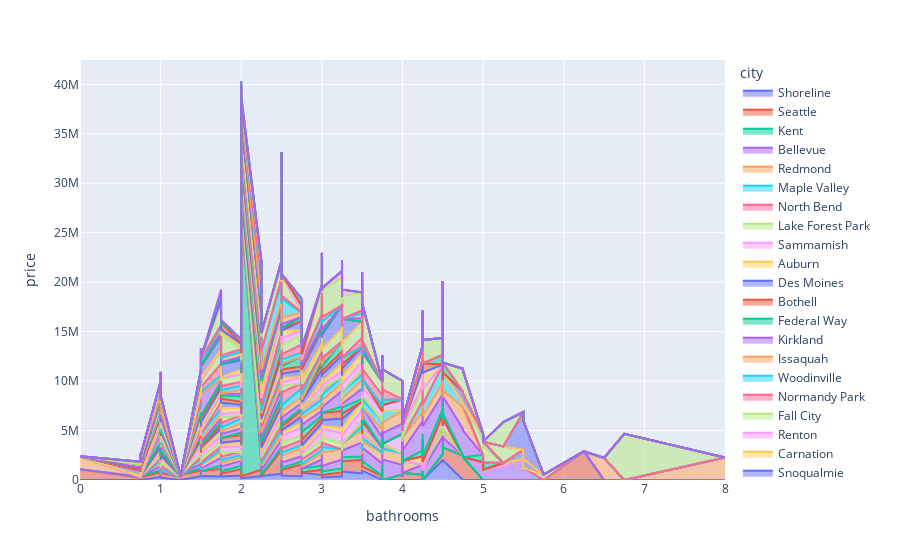

Write notebook code for a chart like this one.
### Markdown cell above
La función area() permite crear un gráfico de área ampliada. La áreas llenas de un valor pertenecen al parámetro line_group.

### Code cell
figura_1 = px.area(df,x="bathrooms",y="price", color="city",line_group="country")
figura_1.show()

### Figure 1 — Plotly figure (JSON) as saved in the notebook; plotly's stock layout.template omitted (floating-point values rounded to 4 significant figures; data arrays with more than 128 entries replaced by an {"elided": "..."} marker saying what was removed)
{"data": [{"hovertemplate": "city=Shoreline<br>country=USA<br>bathrooms=%{x}<br>price=%{y}<extra></extra>", "legendgroup": "Shoreline", "line": {"color": "#636efa"}, "marker": {"symbol": "circle"}, "mode": "lines", "name": "Shoreline", "orientation": "v", "showlegend": true, "stackgroup": "1", "type": "scatter", "x": [1.5, 2.5, 1, 1.75, 1.75, 1, 1.5, 3.5, 2.5, 2.5, 2.25, 1.5, 1, 2, 2.5, 1.75, 2.5, 1.75, 2.5, 1, 1, 1, 1.75, 1, 2, 1, 3.25, 2.75, 2.5, 1.75, 1, 1, 1.75, 2.5, 3.25, 2.75, 1.75, 1, 2.5, 2.5, 1, 1.75, 2.25, 1, 1.75, 1, 1, 1, 3.5, 3, 1, 1, 2.5, 4.5, 3, 2.25, 1.75, 2.5, 1.75, 1.5, 1, 1, 1.75, 2, 2.5, 2.5, 2, 1.75, 1, 2.5, 1.75, 2.5, 2.5, 1.75, 2.5, 2, 2.25, 3, 2.75, 1, 1, 1.75, 1, 2.5, 1, 1, 1, 2, 1, 1, 1.75, 2.5, 1, 1, 1, 1, 1, 1, 1, 1, 1, 1.75, 1, 3, 2.5, 1, 1.75, 2.25, 2.75, 1, 1.75, 2.25, 2.5, 2.75, 1, 1.5, 1.75, 3.25, 2, 1, 1, 1, 1], "xaxis": "x", "y": [313000, 625000, 308500, 400000, 379950, 250000, 367500, 655500, 510000, 492000, 405000, 341000, 339000, 449500, 464000, 370000, 543000, 364000, 930000, 310000, 267800, 300000, 375000, 400000, 240000, 282613, 379950, 366500, 475000, 1000000, 268500, 299950, 372500, 668750, 970000, 430000, 377691, 350000, 355300, 370000, 360000, 405000, 415000, 255000, 313000, 254000, 299000, 305000, 941500, 500000, 324950, 275000, 415000, 2005000, 395000, 680000, 360000, 805000, 345000, 380000, 310000, 307000, 359950, 371500, 515000, 465000, 465250, 381000, 304000, 1735000, 506000, 345000, 375000, 540000, 469000, 352450, 400000, 337000, 420000, 299995, 275000, 350000, 291500, 494000, 290000, 275000, 300000, 304000, 336500, 325000, 360000, 400000, 233000, 349000, 299900, 275500, 285000, 300000, 300000, 370000, 349810, 492650, 260000, 265000, 475000, 300000, 355000, 400000, 340000, 295950, 373000, 410000, 458400, 749950, 295000, 415000, 352500, 850000, 176225, 282500.0, 229600.0, 282500.0, 229600.0], "yaxis": "y"}, {"hovertemplate": "city=Seattle<br>country=USA<br>bathrooms=%{x}<br>price=%{y}<extra></extra>", "legendgroup": "Seattle", "line": {"color": "#EF553B"}, "marker": {"symbol": "circle"}, "mode": "lines", "name": "Seattle", "orientation": "v", "showlegend": true, "stackgroup": "1", "type": "scatter", "x": {"elided": "1573 float values"}, "xaxis": "x", "y": {"elided": "1573 float values"}, "yaxis": "y"}, {"hovertemplate": "city=Kent<br>country=USA<br>bathrooms=%{x}<br>price=%{y}<extra></extra>", "legendgroup": "Kent", "line": {"color": "#00cc96"}, "marker": {"symbol": "circle"}, "mode": "lines", "name": "Kent", "orientation": "v", "showlegend": true, "stackgroup": "1", "type": "scatter", "x": {"elided": "185 float values"}, "xaxis": "x", "y": {"elided": "185 float values"}, "yaxis": "y"}, {"hovertemplate": "city=Bellevue<br>country=USA<br>bathrooms=%{x}<br>price=%{y}<extra></extra>", "legendgroup": "Bellevue", "line": {"color": "#ab63fa"}, "marker": {"symbol": "circle"}, "mode": "lines", "name": "Bellevue", "orientation": "v", "showlegend": true, "stackgroup": "1", "type": "scatter", "x": {"elided": "286 float values"}, "xaxis": "x", "y": {"elided": "286 float values"}, "yaxis": "y"}, {"hovertemplate": "city=Redmond<br>country=USA<br>bathrooms=%{x}<br>price=%{y}<extra></extra>", "legendgroup": "Redmond", "line": {"color": "#FFA15A"}, "marker": {"symbol": "circle"}, "mode": "lines", "name": "Redmond", "orientation": "v", "showlegend": true, "stackgroup": "1", "type": "scatter", "x": {"elided": "235 float values"}, "xaxis": "x", "y": {"elided": "235 float values"}, "yaxis": "y"}, {"hovertemplate": "city=Maple Valley<br>country=USA<br>bathrooms=%{x}<br>price=%{y}<extra></extra>", "legendgroup": "Maple Valley", "line": {"color": "#19d3f3"}, "marker": {"symbol": "circle"}, "mode": "lines", "name": "Maple Valley", "orientation": "v", "showlegend": true, "stackgroup": "1", "type": "scatter", "x": [2.5, 3, 2.75, 2.5, 2.5, 2.5, 2.5, 2.25, 2.25, 1, 2.5, 2.5, 1, 2.5, 2, 2.5, 2.5, 2, 3, 2.5, 2.25, 2.5, 2.25, 2.5, 1.75, 1.75, 2.5, 2.5, 2, 1, 2, 2.5, 2, 2.5, 2.5, 2.5, 2.5, 2.5, 2.5, 2.75, 2.5, 2.5, 2.5, 2.75, 1.75, 2.5, 2.5, 3, 2.5, 2.5, 2.5, 2.5, 2, 2.5, 2.5, 1.75, 2, 2, 2.5, 2.25, 2.5, 2.5, 2, 2.5, 2.5, 3, 2.5, 2.5, 2.5, 2.5, 2.5, 1.75, 1.75, 1.75, 2.5, 2.5, 2.5, 3.5, 2.5, 2.5, 2.5, 2.25, 2.25, 2.5, 2.5, 2.5, 2.5, 2.75, 2.5, 1.75, 2.5, 2.75, 1, 1.75, 2.5, 2.5], "xaxis": "x", "y": [482000, 287200, 309950, 275000, 375000, 225000, 320000, 410000, 302000, 110000, 383000, 317000, 215000, 350000, 250000, 314000, 339000, 241000, 380000, 426000, 350000, 329900, 332500, 275000, 258000, 245000, 295000, 312900, 254000, 175000, 503000, 525000, 275000, 298000, 312000, 363990, 485000, 297500, 355500, 376000, 343000, 609900, 269000, 392000, 290000, 248000, 324900, 540000, 385000, 375000, 250000, 322500, 242000, 315000, 360000, 520000, 470000, 218000, 371000, 330000, 448000, 589950, 285000, 320000, 246500, 555000, 320000, 355000, 725000, 394000, 465000, 230000, 314500, 263000, 397500, 449000, 345000, 357500, 321000, 417838, 329950, 275250, 274500, 288000, 296475, 351999, 410000, 355000, 360000, 263000, 265000, 236000, 108300.0, 269200.0, 0, 315400.0], "yaxis": "y"}, {"hovertemplate": "city=North Bend<br>country=USA<br>bathrooms=%{x}<br>price=%{y}<extra></extra>", "legendgroup": "North Bend", "line": {"color": "#FF6692"}, "marker": {"symbol": "circle"}, "mode": "lines", "name": "North Bend", "orientation": "v", "showlegend": true, "stackgroup": "1", "type": "scatter", "x": [2.5, 1.5, 2.5, 1.75, 1.75, 1, 2.5, 2.5, 2.5, 3.5, 2.5, 2, 2, 1.75, 1.75, 1.75, 2.75, 2.5, 2.25, 1, 3, 2, 3.75, 2.5, 2.75, 1, 1.5, 2.5, 2.75, 1.75, 2.5, 1.75, 2.5, 2.5, 1, 2.5, 2, 1, 2, 2.75, 2.5, 1, 2.75, 2.75, 2.5, 1.75, 2.25, 2.5, 3.5, 2.25], "xaxis": "x", "y": [452500, 275000, 459990, 280000, 251000, 280000, 437500, 275000, 280000, 480000, 429000, 320000, 295000, 399500, 372000, 425000, 499431, 471000, 440000, 295000, 427874, 310000, 492000, 471000, 533112, 276900, 240000, 450000, 845000, 309212, 427000, 455000, 378000, 397000, 280000, 379000, 356000, 286000, 320000, 483453, 598000, 307000, 499990, 475000, 391500, 370000, 383000, 449990, 696000, 274300.0], "yaxis": "y"}, {"hovertemplate": "city=Lake Forest Park<br>country=USA<br>bathrooms=%{x}<br>price=%{y}<extra></extra>", "legendgroup": "Lake Forest Park", "line": {"color": "#B6E880"}, "marker": {"symbol": "circle"}, "mode": "lines", "name": "Lake Forest Park", "orientation": "v", "showlegend": true, "stackgroup": "1", "type": "scatter", "x": [1.75, 5.75, 2.25, 1.75, 2.5, 2.75, 2.5, 2.25, 1.75, 2.75, 3, 1.75, 1.5, 1.5, 1.75, 1.5, 1.5, 2.25, 2.75, 2.5, 1.75, 1.75, 3.25, 1.5, 2.5, 1, 2.5, 1.5, 3, 2.5, 2.25, 2.25, 2.5, 2.25, 3.25, 2], "xaxis": "x", "y": [463000, 540000, 565000, 405000, 575000, 440000, 503000, 430000, 432000, 475000, 569000, 470000, 375500, 381000, 350000, 405000, 260000, 554000, 410000, 510000, 790000, 389800, 600000, 450000, 460000, 285000, 440000, 450000, 537000, 755000, 560000, 445800, 590000, 280000, 0, 0], "yaxis": "y"}, {"hovertemplate": "city=Sammamish<br>country=USA<br>bathrooms=%{x}<br>price=%{y}<extra></extra>", "legendgroup": "Sammamish", "line": {"color": "#FF97FF"}, "marker": {"symbol": "circle"}, "mode": "lines", "name": "Sammamish", "orientation": "v", "showlegend": true, "stackgroup": "1", "type": "scatter", "x": {"elided": "175 float values"}, "xaxis": "x", "y": {"elided": "175 float values"}, "yaxis": "y"}, {"hovertemplate": "city=Auburn<br>country=USA<br>bathrooms=%{x}<br>price=%{y}<extra></extra>", "legendgroup": "Auburn", "line": {"color": "#FECB52"}, "marker": {"symbol": "circle"}, "mode": "lines", "name": "Auburn", "orientation": "v", "showlegend": true, "stackgroup": "1", "type": "scatter", "x": {"elided": "176 float values"}, "xaxis": "x", "y": {"elided": "176 float values"}, "yaxis": "y"}, {"hovertemplate": "city=Des Moines<br>country=USA<br>bathrooms=%{x}<br>price=%{y}<extra></extra>", "legendgroup": "Des Moines", "line": {"color": "#636efa"}, "marker": {"symbol": "circle"}, "mode": "lines", "name": "Des Moines", "orientation": "v", "showlegend": true, "stackgroup": "1", "type": "scatter", "x": [1.75, 1, 2, 1.75, 2.25, 1.5, 1, 1, 2.5, 1.5, 1.75, 1.75, 1, 1.75, 2.75, 1, 1, 2.5, 3, 1.75, 1.5, 1.75, 1, 1, 2, 2, 2.75, 2.5, 1, 1, 1.5, 3, 1.75, 2, 2.25, 2, 2, 3.25, 2.5, 1.5, 1, 2.25, 1.5, 3, 2.5, 1.75, 1, 2, 2.25, 2.5, 2.5, 2.25, 2.5, 1.5, 1, 2.5, 2.25, 1], "xaxis": "x", "y": [257950, 232000, 210000, 279900, 407000, 245000, 175000, 174500, 375000, 251200, 485000, 189650, 195000, 405000, 604700, 361000, 295832, 263900, 525000, 210000, 168000, 243000, 150000, 234000, 250000, 279950, 425000, 402000, 255000, 149500, 259000, 835000, 210000, 295000, 180000, 240000, 280000, 950000, 199950, 160000, 258000, 386000, 260000, 575000, 235000, 216500, 140000, 250000, 392000, 175000, 256000, 538250, 380000, 310000, 250000, 270000, 309000, 180800.0], "yaxis": "y"}, {"hovertemplate": "city=Bothell<br>country=USA<br>bathrooms=%{x}<br>price=%{y}<extra></extra>", "legendgroup": "Bothell", "line": {"color": "#EF553B"}, "marker": {"symbol": "circle"}, "mode": "lines", "name": "Bothell", "orientation": "v", "showlegend": true, "stackgroup": "1", "type": "scatter", "x": [2.5, 2.5, 3, 2, 2, 2.5, 2.5, 1.75, 2.25, 3, 1.75, 2.5, 2.75, 2.5, 2.5, 2, 2, 3.25, 1.75, 2.5, 3, 1, 2.5, 2.75, 2.5, 2.5, 3, 3.25, 2.25, 2.75, 2.25, 2.5, 2.5], "xaxis": "x", "y": [612500, 470000, 415000, 551000, 385500, 555000, 458000, 420000, 425000, 540000, 366000, 400000, 608000, 571000, 531000, 371025, 375000, 749995, 477000, 458000, 436500, 347000, 459950, 435000, 600000, 435000, 720000, 515000, 439000, 525000, 443000, 425000, 368100.0], "yaxis": "y"}, {"hovertemplate": "city=Federal Way<br>country=USA<br>bathrooms=%{x}<br>price=%{y}<extra></extra>", "legendgroup": "Federal Way", "line": {"color": "#00cc96"}, "marker": {"symbol": "circle"}, "mode": "lines", "name": "Federal Way", "orientation": "v", "showlegend": true, "stackgroup": "1", "type": "scatter", "x": {"elided": "148 float values"}, "xaxis": "x", "y": {"elided": "148 float values"}, "yaxis": "y"}, {"hovertemplate": "city=Kirkland<br>country=USA<br>bathrooms=%{x}<br>price=%{y}<extra></extra>", "legendgroup": "Kirkland", "line": {"color": "#ab63fa"}, "marker": {"symbol": "circle"}, "mode": "lines", "name": "Kirkland", "orientation": "v", "showlegend": true, "stackgroup": "1", "type": "scatter", "x": {"elided": "187 float values"}, "xaxis": "x", "y": {"elided": "187 float values"}, "yaxis": "y"}, {"hovertemplate": "city=Issaquah<br>country=USA<br>bathrooms=%{x}<br>price=%{y}<extra></extra>", "legendgroup": "Issaquah", "line": {"color": "#FFA15A"}, "marker": {"symbol": "circle"}, "mode": "lines", "name": "Issaquah", "orientation": "v", "showlegend": true, "stackgroup": "1", "type": "scatter", "x": {"elided": "187 float values"}, "xaxis": "x", "y": {"elided": "187 float values"}, "yaxis": "y"}, {"hovertemplate": "city=Woodinville<br>country=USA<br>bathrooms=%{x}<br>price=%{y}<extra></extra>", "legendgroup": "Woodinville", "line": {"color": "#19d3f3"}, "marker": {"symbol": "circle"}, "mode": "lines", "name": "Woodinville", "orientation": "v", "showlegend": true, "stackgroup": "1", "type": "scatter", "x": [2.5, 1, 2.5, 3.75, 2.5, 2.5, 2, 2.25, 3, 4.25, 2.25, 3.25, 3, 1, 4.75, 2.25, 1, 3.5, 2.5, 2.25, 2.5, 3.25, 2.75, 2.25, 2.5, 2.5, 2.5, 1.75, 1.5, 2.25, 1, 2.5, 1.75, 2.25, 1, 2.75, 2, 1, 1.75, 2.5, 1, 2.5, 2.25, 1, 2.5, 2.75, 2.25, 2.5, 2.5, 2.5, 2.75, 2.5, 1.75, 1.5, 2.25, 2.5, 2.25, 2.5, 2, 2.5, 2.5, 2.75, 2.75, 2.5, 2.5, 2.5, 2.5, 2.75, 3.5, 2.5, 4.25, 2.25, 3, 2.25, 2.5, 2.5, 1, 1.75, 1, 2.5, 3, 3.75, 2.5, 2.5, 2, 2.25, 1.75, 3.5, 2.5, 4.5, 2.5, 1.75, 2.5, 3.5, 2.5, 2.25, 1.75, 3.25, 1, 1.75, 2.25, 1.75, 2.5, 1.75, 2.5, 2, 2.5, 3, 2.5, 2.5, 1.75, 2.75, 2.75, 1, 2.75], "xaxis": "x", "y": [499950, 315000, 483500, 900000, 480500, 535000, 450000, 985000, 610000, 1157200, 590000, 585000, 950000, 368000, 480000, 591000, 319000, 525000, 766950, 1120000, 525000, 1085000, 862500, 445000, 534640, 810000, 373000, 464000, 450000, 458000, 330000, 625000, 356000, 482000, 306000, 465425, 880000, 326500, 570000, 630000, 305000, 490000, 465000, 374000, 587000, 559900, 474900, 654950, 548000, 685000, 749950, 250000, 415000, 535500, 510000, 605000, 965000, 649950, 360000, 875000, 599000, 622500, 697000, 665000, 883000, 862000, 605500, 669000, 840000, 540000, 1135000, 425000, 869000, 479000, 725000, 831500, 326000, 520000, 367500, 625000, 925000, 1215000, 875000, 839000, 365500, 1140000, 383000, 910000, 800000, 1820000, 665000, 530000, 760000, 800000, 695000, 502000, 535000, 775000, 320000, 437000, 600000, 390000, 690000, 375000, 565000, 400000, 468000, 589900, 400000, 646200.0, 408900, 557125, 0, 278900, 405125], "yaxis": "y"}, {"hovertemplate": "city=Normandy Park<br>country=USA<br>bathrooms=%{x}<br>price=%{y}<extra></extra>", "legendgroup": "Normandy Park", "line": {"color": "#FF6692"}, "marker": {"symbol": "circle"}, "mode": "lines", "name": "Normandy Park", "orientation": "v", "showlegend": true, "stackgroup": "1", "type": "scatter", "x": [2, 1.75, 1, 1, 2.75, 3, 1, 1, 2, 1, 2.5, 2.75, 1.75, 2.5, 2.25, 2.25, 3.5, 2.25], "xaxis": "x", "y": [403000, 647500, 192000, 375000, 530000, 675000, 390000, 387500, 495000, 250275, 403500, 519000, 440000, 1309500, 519000, 1131000, 455000, 0], "yaxis": "y"}, {"hovertemplate": "city=Fall City<br>country=USA<br>bathrooms=%{x}<br>price=%{y}<extra></extra>", "legendgroup": "Fall City", "line": {"color": "#B6E880"}, "marker": {"symbol": "circle"}, "mode": "lines", "name": "Fall City", "orientation": "v", "showlegend": true, "stackgroup": "1", "type": "scatter", "x": [2.25, 1.5, 2.5, 2.5, 2.25, 1.5, 2.25, 5, 1.75, 4.25, 2.5], "xaxis": "x", "y": [335000, 275000, 486000, 720000, 740000, 315000, 435000, 1600000, 563500, 1550000, 600000], "yaxis": "y"}, {"hovertemplate": "city=Renton<br>country=USA<br>bathrooms=%{x}<br>price=%{y}<extra></extra>", "legendgroup": "Renton", "line": {"color": "#FF97FF"}, "marker": {"symbol": "circle"}, "mode": "lines", "name": "Renton", "orientation": "v", "showlegend": true, "stackgroup": "1", "type": "scatter", "x": {"elided": "293 float values"}, "xaxis": "x", "y": {"elided": "293 float values"}, "yaxis": "y"}, {"hovertemplate": "city=Carnation<br>country=USA<br>bathrooms=%{x}<br>price=%{y}<extra></extra>", "legendgroup": "Carnation", "line": {"color": "#FECB52"}, "marker": {"symbol": "circle"}, "mode": "lines", "name": "Carnation", "orientation": "v", "showlegend": true, "stackgroup": "1", "type": "scatter", "x": [1.75, 2.5, 3, 1.75, 3.25, 1, 1, 1, 0.75, 4.25, 0.75, 2, 2.5, 2.5, 1.5, 1.75, 2.5, 2, 3, 3.5, 2.5, 3], "xaxis": "x", "y": [284000, 272000, 560000, 535000, 800000, 307000, 420850, 150000, 80000, 1680000, 299000, 407193, 739000, 500000, 310000, 649000, 641000, 345000, 650000, 840000, 443500, 280000], "yaxis": "y"}, {"hovertemplate": "city=Snoqualmie<br>country=USA<br>bathrooms=%{x}<br>price=%{y}<extra></extra>", "legendgroup": "Snoqualmie", "line": {"color": "#636efa"}, "marker": {"symbol": "circle"}, "mode": "lines", "name": "Snoqualmie", "orientation": "v", "showlegend": true, "stackgroup": "1", "type": "scatter", "x": [3.25, 2.5, 1, 2.5, 2, 2.5, 2.25, 3.5, 2.5, 2.5, 2.5, 2.5, 2.25, 2.5, 2.5, 2.5, 2.5, 2.5, 2.5, 0.75, 2.5, 2.5, 3, 2.5, 3.5, 2.75, 2.5, 2.5, 2.5, 2.5, 2.5, 2.75, 2.5, 2.5, 3.5, 3, 4.75, 2.5, 2.5, 1.75, 2.5, 3.5, 1.75, 3.5, 2.5, 2.75, 2.5, 2.5, 1.75, 3.5, 3.5, 3.5, 2.5, 2.5, 1, 3.5, 1.5, 2.5, 2.5, 1, 5.5, 2.5, 2.5, 2.5, 2.5, 2.5, 2.75, 2.5, 2.5, 4.5, 3.5], "xaxis": "x", "y": [785000, 555000, 310000, 499000, 330000, 505000, 435000, 660000, 619000, 522500, 480000, 675000, 352500, 575000, 384000, 625000, 409316, 589000, 622500, 527550, 440500, 455600, 1149000, 515000, 700000, 658000, 650880, 545000, 725995, 432500, 432000, 575000, 418500, 648000, 610000, 765000, 1075000, 589500, 567500, 280000, 410000, 695000, 325000, 516000, 386000, 479500, 449950, 440000, 536751, 725000, 633634, 762000, 574000, 482000, 454000, 620000, 358000, 600000, 490000, 235000, 925000, 480000, 605000, 670000, 339000, 356000, 692500, 720000, 425000, 0, 0], "yaxis": "y"}, {"hovertemplate": "city=Duvall<br>country=USA<br>bathrooms=%{x}<br>price=%{y}<extra></extra>", "legendgroup": "Duvall", "line": {"color": "#EF553B"}, "marker": {"symbol": "circle"}, "mode": "lines", "name": "Duvall", "orientation": "v", "showlegend": true, "stackgroup": "1", "type": "scatter", "x": [2, 2.75, 1.75, 2.25, 2.25, 2, 2.5, 1.75, 2, 1.5, 1.5, 2.5, 2.5, 3.25, 2.5, 1, 2.5, 4.25, 2.5, 2.5, 2.5, 2, 1, 2.5, 1.75, 2.5, 2.5, 2.25, 2.5, 3, 2.5, 1.75, 2.5, 2.5, 3, 2.5, 1, 2.25, 2.5, 2.75, 1, 2.75], "xaxis": "x", "y": [300000, 403000, 336900, 540000, 287000, 322500, 470000, 350000, 439000, 307000, 460000, 450000, 525000, 402500, 364950, 119500, 499500, 955000, 499950, 563500, 442500, 325000, 265000, 600000, 328000, 435000, 492500, 400000, 330000, 562000, 515500, 400000, 415000, 309620, 330675, 429900, 234000, 300000, 435000, 469950, 117800.0, 234975], "yaxis": "y"}, {"hovertemplate": "city=Burien<br>country=USA<br>bathrooms=%{x}<br>price=%{y}<extra></extra>", "legendgroup": "Burien", "line": {"color": "#00cc96"}, "marker": {"symbol": "circle"}, "mode": "lines", "name": "Burien", "orientation": "v", "showlegend": true, "stackgroup": "1", "type": "scatter", "x": [1, 2.25, 2.25, 1, 1, 1, 1, 2.25, 2.75, 1.75, 3, 2.75, 1.5, 1, 1, 2, 1, 2, 1, 1.75, 1.5, 2.5, 1.5, 3.25, 1, 1.75, 1, 1.5, 1, 2.5, 1.75, 2.5, 1.75, 1.5, 2.25, 0.75, 2, 3.75, 0.75, 1, 2.25, 2, 1, 2, 1.75, 1.5, 4.5, 1.75, 1, 2, 1.75, 1, 3.25, 1, 2, 1, 1.75, 1, 3, 1, 2.5, 2.25, 1.75, 1.75, 2.5, 1.75, 1, 1, 2.75, 1.5, 1.5, 1.75, 1, 1], "xaxis": "x", "y": [206000, 362000, 255000, 249000, 246000, 250000, 185000, 543200, 988500, 315000, 330000, 947500, 211000, 285000, 249950, 554820, 244000, 268000, 215000, 260000, 193000, 600000, 270000, 1035000, 185000, 480000, 235000, 175000, 165000, 375000, 459950, 760000, 295000, 150000, 465000, 142500, 410000, 540500, 245000, 203000, 455000, 332000, 200000, 495000, 346000, 324950, 995000, 440000, 150000, 225000, 669000, 252750, 710000, 210000, 365000, 202000, 359000, 410000, 459000, 100000, 289950, 250000, 240000, 395000, 345000, 568000, 187000, 410000, 0, 0, 178650, 290000.0, 251600.0, 168300.0], "yaxis": "y"}, {"hovertemplate": "city=Covington<br>country=USA<br>bathrooms=%{x}<br>price=%{y}<extra></extra>", "legendgroup": "Covington", "line": {"color": "#ab63fa"}, "marker": {"symbol": "circle"}, "mode": "lines", "name": "Covington", "orientation": "v", "showlegend": true, "stackgroup": "1", "type": "scatter", "x": [1.75, 1.75, 1.75, 2.5, 2.25, 2.5, 1, 1.75, 2.5, 1.75, 1, 1.75, 1, 2.5, 2.5, 1.5, 1.75, 2.5, 1.75, 2.25, 1.75, 1.75, 1.5, 1.75, 1.5, 2.25, 2.5, 1.75, 2, 2.5, 3, 2.5, 1.75, 2.5, 1.5, 1.75, 1.75, 1.5, 2, 2.25, 2, 2.5, 2.5], "xaxis": "x", "y": [234000, 248500, 226500, 254000, 450000, 253000, 174950, 205000, 289000, 195000, 180000, 274950, 168500, 395000, 290000, 261000, 225000, 490000, 214950, 250000, 247200, 264950, 291000, 249500, 200000, 322200, 300000, 239950, 249900, 270000, 399000, 310000, 230000, 337000, 219950, 205000, 237950, 2199900, 83300, 0, 83300, 297900.0, 220600], "yaxis": "y"}, {"hovertemplate": "city=Inglewood-Finn Hill<br>country=USA<br>bathrooms=%{x}<br>price=%{y}<extra></extra>", "legendgroup": "Inglewood-Finn Hill", "line": {"color": "#FFA15A"}, "marker": {"symbol": "circle"}, "mode": "lines", "name": "Inglewood-Finn Hill", "orientation": "v", "showlegend": true, "stackgroup": "1", "type": "scatter", "x": [2], "xaxis": "x", "y": [425000], "yaxis": "y"}, {"hovertemplate": "city=Kenmore<br>country=USA<br>bathrooms=%{x}<br>price=%{y}<extra></extra>", "legendgroup": "Kenmore", "line": {"color": "#19d3f3"}, "marker": {"symbol": "circle"}, "mode": "lines", "name": "Kenmore", "orientation": "v", "showlegend": true, "stackgroup": "1", "type": "scatter", "x": [3, 1.75, 3, 2.5, 2.75, 2.5, 2.5, 2.5, 2.25, 2.5, 1, 2.5, 2.25, 2.5, 3, 2.75, 2.5, 1.5, 1, 2.5, 1.5, 1.75, 2, 1, 1.5, 2.75, 2.25, 2, 2, 2.5, 2.25, 1.75, 2.5, 2.5, 2.5, 2.25, 2.75, 1.75, 2.5, 2.75, 2.5, 2.5, 2.5, 2.25, 2.25, 2.25, 2.75, 2.5, 1.5, 2.25, 1.5, 1.5, 3, 2.5, 1.75, 2.5, 2.25, 2.25, 1.75, 2.5, 2.25, 1, 1, 2.25, 2.5, 1.75], "xaxis": "x", "y": [475000, 379900, 563000, 513000, 409500, 494000, 580000, 557000, 460000, 502000, 310000, 511000, 342400, 390000, 445000, 446000, 551000, 385000, 335000, 520000, 379950, 438000, 389000, 310000, 365000, 425000, 452000, 400000, 400000, 384950, 400000, 400000, 603500, 545000, 449950, 385000, 1120000, 368000, 415500, 525000, 576000, 630000, 535000, 380000, 418800, 374500, 594000, 560000, 370000, 355000, 300000, 243000, 480000, 515000, 450000, 515000, 605000, 747500, 320000, 450000, 470000, 238750, 0, 327000.0, 426090, 329300.0], "yaxis": "y"}, {"hovertemplate": "city=Newcastle<br>country=USA<br>bathrooms=%{x}<br>price=%{y}<extra></extra>", "legendgroup": "Newcastle", "line": {"color": "#FF6692"}, "marker": {"symbol": "circle"}, "mode": "lines", "name": "Newcastle", "orientation": "v", "showlegend": true, "stackgroup": "1", "type": "scatter", "x": [2.5, 1, 2.5, 2.5, 2.75, 2.25, 2.75, 2.5, 3.5, 2.5, 2.75, 3.75, 2.5, 2.5, 2.5, 2.75, 2, 3.5, 2.5, 3.5, 3.5, 2.5, 2.75, 2.5, 1.75, 2.5, 1.5, 1, 2.5, 1.75, 1.5, 2.75, 3.5], "xaxis": "x", "y": [725126, 387000, 675000, 565000, 819995, 572500, 619420, 665000, 950000, 602500, 411000, 1070000, 640000, 560000, 570000, 500000, 415000, 1200000, 752000, 1068000, 750000, 605000, 595000, 560000, 1200000, 804100, 410000, 339900, 548000, 415000, 468000, 480000, 1037000], "yaxis": "y"}, {"hovertemplate": "city=Mercer Island<br>country=USA<br>bathrooms=%{x}<br>price=%{y}<extra></extra>", "legendgroup": "Mercer Island", "line": {"color": "#B6E880"}, "marker": {"symbol": "circle"}, "mode": "lines", "name": "Mercer Island", "orientation": "v", "showlegend": true, "stackgroup": "1", "type": "scatter", "x": [4, 2.5, 3, 3.25, 4.5, 1.75, 3.25, 1.75, 2.25, 2.25, 1.75, 3.25, 4.25, 3.25, 2.5, 2.25, 4.25, 3, 3.5, 3.25, 3.75, 3, 2.75, 4.25, 1.75, 2.5, 3.25, 3, 2, 3.5, 1.75, 1.75, 2.25, 1.75, 2.5, 3.25, 2.5, 3.25, 1.75, 2.25, 1.75, 2.25, 2.75, 1.75, 6.75, 3.75, 1.75, 3, 3.5, 3.5, 2.75, 2, 2.25, 2.25, 2.75, 4, 2.5, 3.5, 2, 2.75, 3.5, 3.25, 2.25, 2, 2, 3, 1.5, 2, 4.25, 2.75, 2, 1.75, 2, 5.25, 4.75, 4.5, 3, 1, 3, 3, 4.5, 2.5, 2.75, 2.25, 2.75, 2.25], "xaxis": "x", "y": [1870000, 980000, 830000, 1250000, 1702500, 1200000, 876650, 850000, 947500, 1225000, 780000, 1550000, 1400000, 1680000, 925000, 955000, 2000000, 895000, 1610000, 1795000, 1381000, 970000, 900000, 3100000, 950000, 1256500, 1250000, 870000, 713250, 1298000, 1025000, 785000, 795000, 610000, 1339000, 1350000, 1230000, 1795000, 762400, 850000, 743000, 890000, 975000, 500000, 4668000, 2027000, 711000, 1815000, 1950000, 905000, 970500, 925000, 885000, 800000, 762500, 597326, 760000, 1025000, 815000, 1195000, 1730000, 1510000, 2367000, 659000, 940000, 1195000, 650000, 850000, 2351956, 821000, 1087500, 623000, 624800, 1681000, 2321000, 0, 435000, 0, 0, 950800.0, 0, 950100, 542500, 672500, 542500, 672500], "yaxis": "y"}, {"hovertemplate": "city=Black Diamond<br>country=USA<br>bathrooms=%{x}<br>price=%{y}<extra></extra>", "legendgroup": "Black Diamond", "line": {"color": "#FF97FF"}, "marker": {"symbol": "circle"}, "mode": "lines", "name": "Black Diamond", "orientation": "v", "showlegend": true, "stackgroup": "1", "type": "scatter", "x": [1.75, 1, 1, 2.75, 1.75, 2.5, 1.75, 1.75, 1.5], "xaxis": "x", "y": [253000, 234950, 398000, 531500, 224000, 650000, 510000, 255000, 0], "yaxis": "y"}, {"hovertemplate": "city=Ravensdale<br>country=USA<br>bathrooms=%{x}<br>price=%{y}<extra></extra>", "legendgroup": "Ravensdale", "line": {"color": "#FECB52"}, "marker": {"symbol": "circle"}, "mode": "lines", "name": "Ravensdale", "orientation": "v", "showlegend": true, "stackgroup": "1", "type": "scatter", "x": [2.5, 1.5, 2.25, 2, 2.5, 1, 2.5], "xaxis": "x", "y": [630000, 325000, 415000, 499000, 712000, 225000, 792500], "yaxis": "y"}, {"hovertemplate": "city=Clyde Hill<br>country=USA<br>bathrooms=%{x}<br>price=%{y}<extra></extra>", "legendgroup": "Clyde Hill", "line": {"color": "#636efa"}, "marker": {"symbol": "circle"}, "mode": "lines", "name": "Clyde Hill", "orientation": "v", "showlegend": true, "stackgroup": "1", "type": "scatter", "x": [1.5, 2.75, 1.75, 2, 3.25, 2.25, 3, 5.5, 1.75, 2.5, 2.5], "xaxis": "x", "y": [1110000, 927000, 1346400, 945000, 2400000, 1325000, 1388000, 3800000, 1300000, 0, 0], "yaxis": "y"}, {"hovertemplate": "city=Algona<br>country=USA<br>bathrooms=%{x}<br>price=%{y}<extra></extra>", "legendgroup": "Algona", "line": {"color": "#EF553B"}, "marker": {"symbol": "circle"}, "mode": "lines", "name": "Algona", "orientation": "v", "showlegend": true, "stackgroup": "1", "type": "scatter", "x": [1, 2.5, 1, 3, 2], "xaxis": "x", "y": [100000, 262000, 230000, 248000, 196440], "yaxis": "y"}, {"hovertemplate": "city=Skykomish<br>country=USA<br>bathrooms=%{x}<br>price=%{y}<extra></extra>", "legendgroup": "Skykomish", "line": {"color": "#00cc96"}, "marker": {"symbol": "circle"}, "mode": "lines", "name": "Skykomish", "orientation": "v", "showlegend": true, "stackgroup": "1", "type": "scatter", "x": [1.5, 2.75, 0.75], "xaxis": "x", "y": [134000, 415000, 150000], "yaxis": "y"}, {"hovertemplate": "city=Tukwila<br>country=USA<br>bathrooms=%{x}<br>price=%{y}<extra></extra>", "legendgroup": "Tukwila", "line": {"color": "#ab63fa"}, "marker": {"symbol": "circle"}, "mode": "lines", "name": "Tukwila", "orientation": "v", "showlegend": true, "stackgroup": "1", "type": "scatter", "x": [2.5, 3.5, 1, 2.25, 1, 3, 1, 1, 1.75, 1, 1.5, 1.75, 2, 2.5, 2, 1.75, 1, 1.5, 1.5, 2, 1.75, 1, 2.5, 1, 1, 1.5, 2, 1, 1], "xaxis": "x", "y": [229000, 356000, 215000, 335000, 239950, 292050, 83000, 274950, 285000, 170000, 288350, 253000, 171000, 269950, 220000, 260000, 192500, 206000, 200000, 290900, 235000, 165000, 383962, 305000, 267000, 360000, 275000, 2110000, 7800], "yaxis": "y"}, {"hovertemplate": "city=Vashon<br>country=USA<br>bathrooms=%{x}<br>price=%{y}<extra></extra>", "legendgroup": "Vashon", "line": {"color": "#FFA15A"}, "marker": {"symbol": "circle"}, "mode": "lines", "name": "Vashon", "orientation": "v", "showlegend": true, "stackgroup": "1", "type": "scatter", "x": [1, 1.75, 2.5, 1.75, 1, 3.5, 2.25, 3, 2, 1, 1.75, 0.75, 2, 2, 1.75, 2, 1, 1.75, 2, 1, 2.5, 1, 2.5, 1.75, 2.75, 2, 0.75, 2.75, 2], "xaxis": "x", "y": [255000, 615000, 350000, 363750, 256500, 475000, 800000, 789000, 437000, 160000, 585000, 350000, 285000, 849900, 445000, 385000, 385000, 550000, 465000, 355000, 585000, 549000, 663000, 420000, 453000, 410000, 528000, 395000, 545000], "yaxis": "y"}, {"hovertemplate": "city=Yarrow Point<br>country=USA<br>bathrooms=%{x}<br>price=%{y}<extra></extra>", "legendgroup": "Yarrow Point", "line": {"color": "#19d3f3"}, "marker": {"symbol": "circle"}, "mode": "lines", "name": "Yarrow Point", "orientation": "v", "showlegend": true, "stackgroup": "1", "type": "scatter", "x": [2.25, 2.5, 1, 2], "xaxis": "x", "y": [1895000, 1901000, 899000, 84350], "yaxis": "y"}, {"hovertemplate": "city=SeaTac<br>country=USA<br>bathrooms=%{x}<br>price=%{y}<extra></extra>", "legendgroup": "SeaTac", "line": {"color": "#FF6692"}, "marker": {"symbol": "circle"}, "mode": "lines", "name": "SeaTac", "orientation": "v", "showlegend": true, "stackgroup": "1", "type": "scatter", "x": [1.5, 3, 1, 1.75, 1.75, 1.5, 2.25, 3.5, 1.75, 1.75, 1, 1, 1, 1, 1.5, 1, 1.75, 2.5, 1, 2, 2, 2.5, 2, 1, 1.75, 3, 1, 1, 2.25], "xaxis": "x", "y": [225000, 349950, 110700, 210000, 240000, 180000, 408000, 325000, 242000, 267500, 145000, 250000, 237000, 234999, 248000, 230000, 235000, 421000, 170000, 253779, 287000, 330000, 215000, 230000, 259500, 489000, 160000, 160000, 0], "yaxis": "y"}, {"hovertemplate": "city=Medina<br>country=USA<br>bathrooms=%{x}<br>price=%{y}<extra></extra>", "legendgroup": "Medina", "line": {"color": "#B6E880"}, "marker": {"symbol": "circle"}, "mode": "lines", "name": "Medina", "orientation": "v", "showlegend": true, "stackgroup": "1", "type": "scatter", "x": [1.75, 3.5, 3.25, 3.5, 2.5, 2.5, 2.25, 3.25, 5.25, 3, 2.75], "xaxis": "x", "y": [2100000, 1800000, 2750000, 3710000, 1225000, 1920000, 1410000, 2271150, 2458000, 2680000, 188000], "yaxis": "y"}, {"hovertemplate": "city=Enumclaw<br>country=USA<br>bathrooms=%{x}<br>price=%{y}<extra></extra>", "legendgroup": "Enumclaw", "line": {"color": "#FF97FF"}, "marker": {"symbol": "circle"}, "mode": "lines", "name": "Enumclaw", "orientation": "v", "showlegend": true, "stackgroup": "1", "type": "scatter", "x": [2.5, 1, 0.75, 1, 1.75, 1, 3.25, 2, 1.5, 2, 1, 2, 2, 1, 2.25, 1.5, 1.75, 1.75, 3, 2.5, 1, 1.75, 2.5, 1.5, 2, 2.5, 1.5, 1], "xaxis": "x", "y": [297000, 220000, 275000, 218000, 195000, 302000, 687000, 289000, 250000, 342500, 197500, 600000, 335000, 230000, 380000, 358000, 667000, 235000, 246950, 530000, 165050, 295000, 308950, 215000, 495000, 0, 107500, 171800.0], "yaxis": "y"}, {"hovertemplate": "city=Snoqualmie Pass<br>country=USA<br>bathrooms=%{x}<br>price=%{y}<extra></extra>", "legendgroup": "Snoqualmie Pass", "line": {"color": "#FECB52"}, "marker": {"symbol": "circle"}, "mode": "lines", "name": "Snoqualmie Pass", "orientation": "v", "showlegend": true, "stackgroup": "1", "type": "scatter", "x": [2.75], "xaxis": "x", "y": [525000], "yaxis": "y"}, {"hovertemplate": "city=Pacific<br>country=USA<br>bathrooms=%{x}<br>price=%{y}<extra></extra>", "legendgroup": "Pacific", "line": {"color": "#636efa"}, "marker": {"symbol": "circle"}, "mode": "lines", "name": "Pacific", "orientation": "v", "showlegend": true, "stackgroup": "1", "type": "scatter", "x": [2.5, 2, 1.75, 2, 2.5, 1], "xaxis": "x", "y": [220000, 260000, 215000, 222400, 260000, 174000], "yaxis": "y"}, {"hovertemplate": "city=Beaux Arts Village<br>country=USA<br>bathrooms=%{x}<br>price=%{y}<extra></extra>", "legendgroup": "Beaux Arts Village", "line": {"color": "#EF553B"}, "marker": {"symbol": "circle"}, "mode": "lines", "name": "Beaux Arts Village", "orientation": "v", "showlegend": true, "stackgroup": "1", "type": "scatter", "x": [1.75], "xaxis": "x", "y": [745000], "yaxis": "y"}, {"hovertemplate": "city=Preston<br>country=USA<br>bathrooms=%{x}<br>price=%{y}<extra></extra>", "legendgroup": "Preston", "line": {"color": "#00cc96"}, "marker": {"symbol": "circle"}, "mode": "lines", "name": "Preston", "orientation": "v", "showlegend": true, "stackgroup": "1", "type": "scatter", "x": [2, 2.75], "xaxis": "x", "y": [439900, 685000], "yaxis": "y"}, {"hovertemplate": "city=Milton<br>country=USA<br>bathrooms=%{x}<br>price=%{y}<extra></extra>", "legendgroup": "Milton", "line": {"color": "#ab63fa"}, "marker": {"symbol": "circle"}, "mode": "lines", "name": "Milton", "orientation": "v", "showlegend": true, "stackgroup": "1", "type": "scatter", "x": [1.75, 1.75], "xaxis": "x", "y": [320000, 250000], "yaxis": "y"}], "layout": {"autosize": true, "legend": {"title": {"text": "city"}, "tracegroupgap": 0}, "margin": {"t": 60}, "xaxis": {"anchor": "y", "autorange": true, "domain": [0, 1], "range": [0, 8], "title": {"text": "bathrooms"}, "type": "linear"}, "yaxis": {"anchor": "x", "autorange": true, "domain": [0, 1], "range": [0, 42460000.0], "title": {"text": "price"}, "type": "linear"}}}
